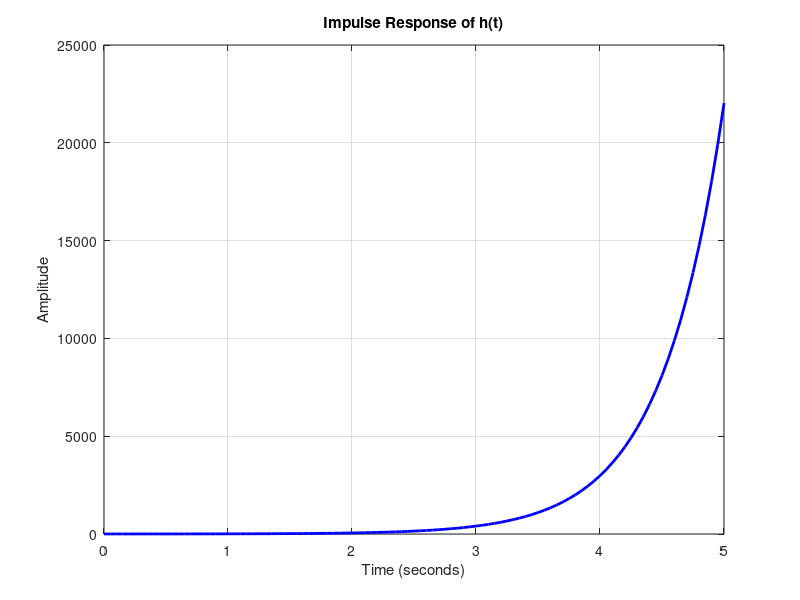
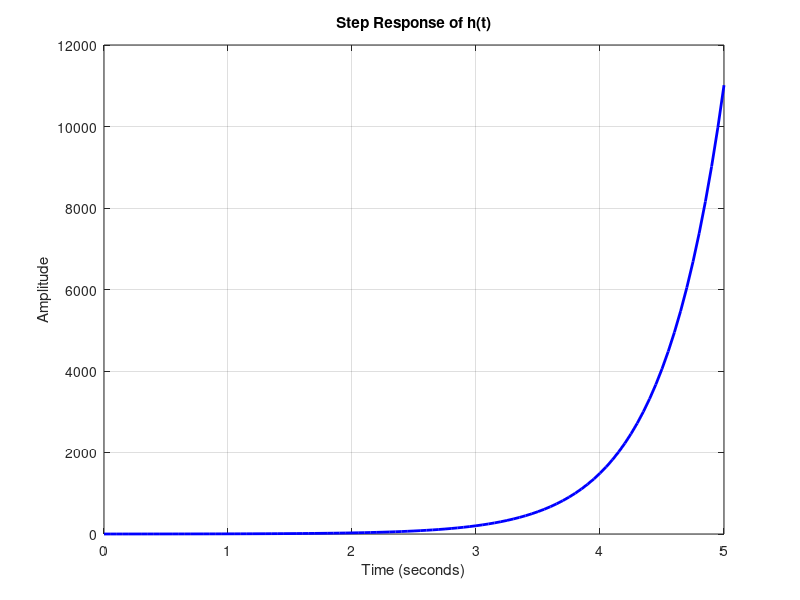
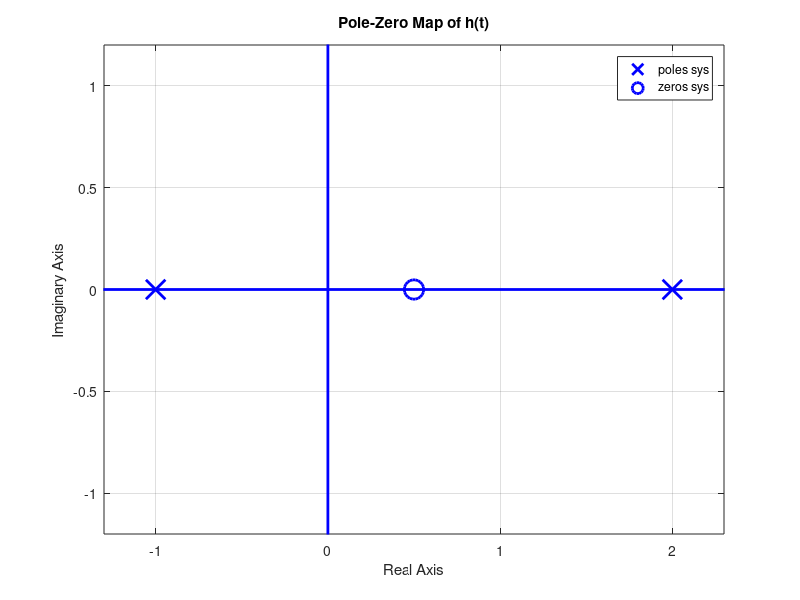

MATLAB code for these plots, in order:
clc; clear; close all; 

t_sim =5; 

% Define transfer function coefficients
numerator = [2 -1];                    % Numerator: 2s - 1
denominator = [1 -1 -2];      % Denominator: (s+1)(s-2) = s^2 - s - 2

% Create transfer function
sys = tf(numerator, denominator);

% Impulse Response with thicker line
figure;
[y,t]=impulse(sys, t_sim);
plot(t, y, 'b', 'LineWidth',2)
title('Impulse Response of h(t)');
xlabel('Time (seconds)');
ylabel('Amplitude');
grid on;

% Step Response with thicker line
figure;
[y,t]=step(sys, t_sim);
plot(t, y, 'b', 'LineWidth',2)
title('Step Response of h(t)');
xlabel('Time (seconds)');
ylabel('Amplitude');
grid on;

% Pole-Zero Map
figure;
pzmap(sys);
title('Pole-Zero Map of h(t)');
grid on;
set(findobj(gca,'Type','Line'),'MarkerSize',14,'LineWidth',2, 'color', 'b'); % Thicker poles and zeros markers
